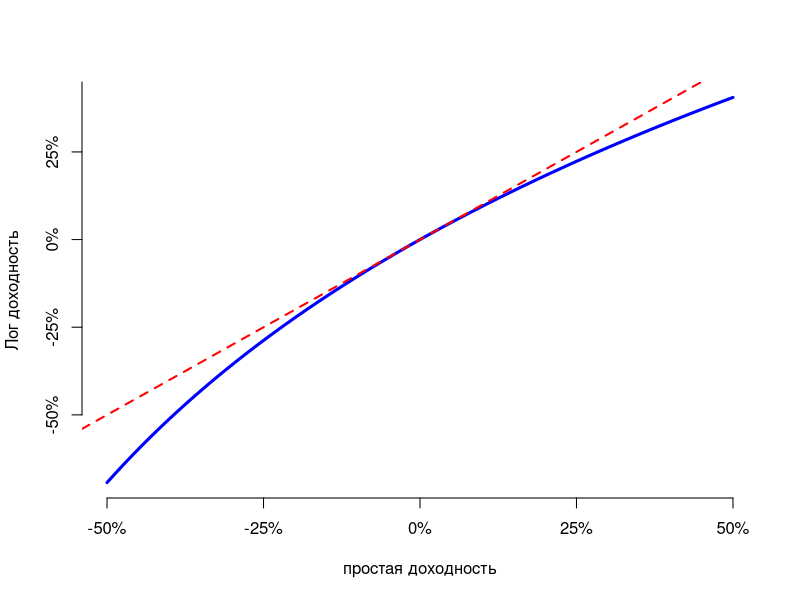

Write the R code that produced this figure.
## ---- chunk 1
knitr::opts_chunk$set(echo = FALSE)
## ---- chunk 2

retseq <- seq(-.5, .5, length=100)
 plot(retseq, log(retseq + 1), type="l",
      axes=FALSE, col="blue", lwd=3, 
      xlab="простая доходность", ylab="Лог доходность")
 axis(1, at=c(-.5,-0.25, 0, 0.25, .5), label=c("-50%", "-25%", "0%", "25%", "50%"))
 axis(2, at=c(-.5,-0.25, 0, 0.25, .5), label=c("-50%", "-25%", "0%", "25%", "50%"))
 abline(0,1, lty=2, lwd = 2, col="red")
 
